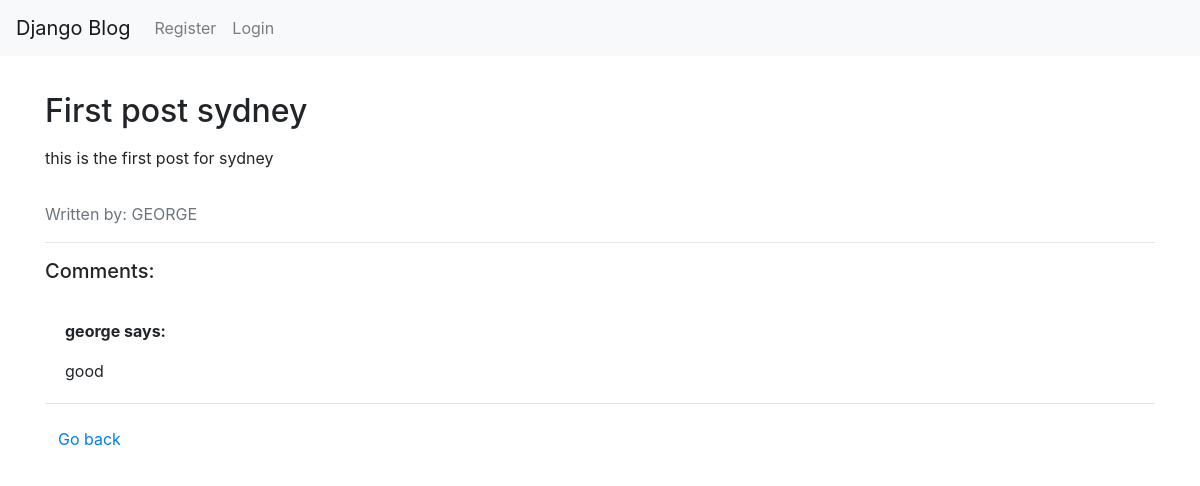
The app's page /post/1/ with its own data.
### blog/models.py (models this page shows, shortened)
class Post(models.Model):
    title = models.CharField(max_length=200)
    author = models.ForeignKey('auth.User', on_delete=models.CASCADE,)
    body = models.TextField()

class Comment(models.Model):
    name = models.ForeignKey('auth.User', on_delete=models.CASCADE,)
    comment_text = models.TextField()
    post = models.ForeignKey('Post', on_delete=models.CASCADE, related_name='comments')

### blog/views.py (the view)
# urls.py: path('post/<int:pk>/', BlogDetailView.as_view(), name='post_detail'),
class BlogDetailView(DetailView):
    model = Post
    template_name = 'post_detail.html'

### templates/post_detail.html (shortened to what this page needs)
{% extends 'base.html' %}
{% block content %}
    <div class='post-entry pt-3'>
        <h2>{{ post.title }}</h2>
        <p class='pt-2 pb-3'>{{ post.body }}</p>
        <p class=" text-muted">Written by:
            <span class='text-uppercase'>{{ post.author }}</span>
        </p>
        <hr>
        <h5 class='pb-3'>Comments:</h5>
        {% for comment in post.comments.all %}
            <div class="comment">
                <strong>{{ comment.name }} says:</strong>
                <p>{{ comment.comment_text|linebreaks }}</p>
            </div>
        {% empty %}
            <p>No comments here yet :(</p>
        {% endfor %}
        <hr>
        <a class="btn btn-link" href="{% url 'home' %}">Go back</a>
    </div>
{% endblock %}

### static/css/style.css (style rules this page uses)
.comment { margin: 20px 0px 20px 20px; }

### records on screen
Post: title "First post sydney", body "this is the first post for sydney", author "GEORGE"
Comment: name "george", comment_text "good"
